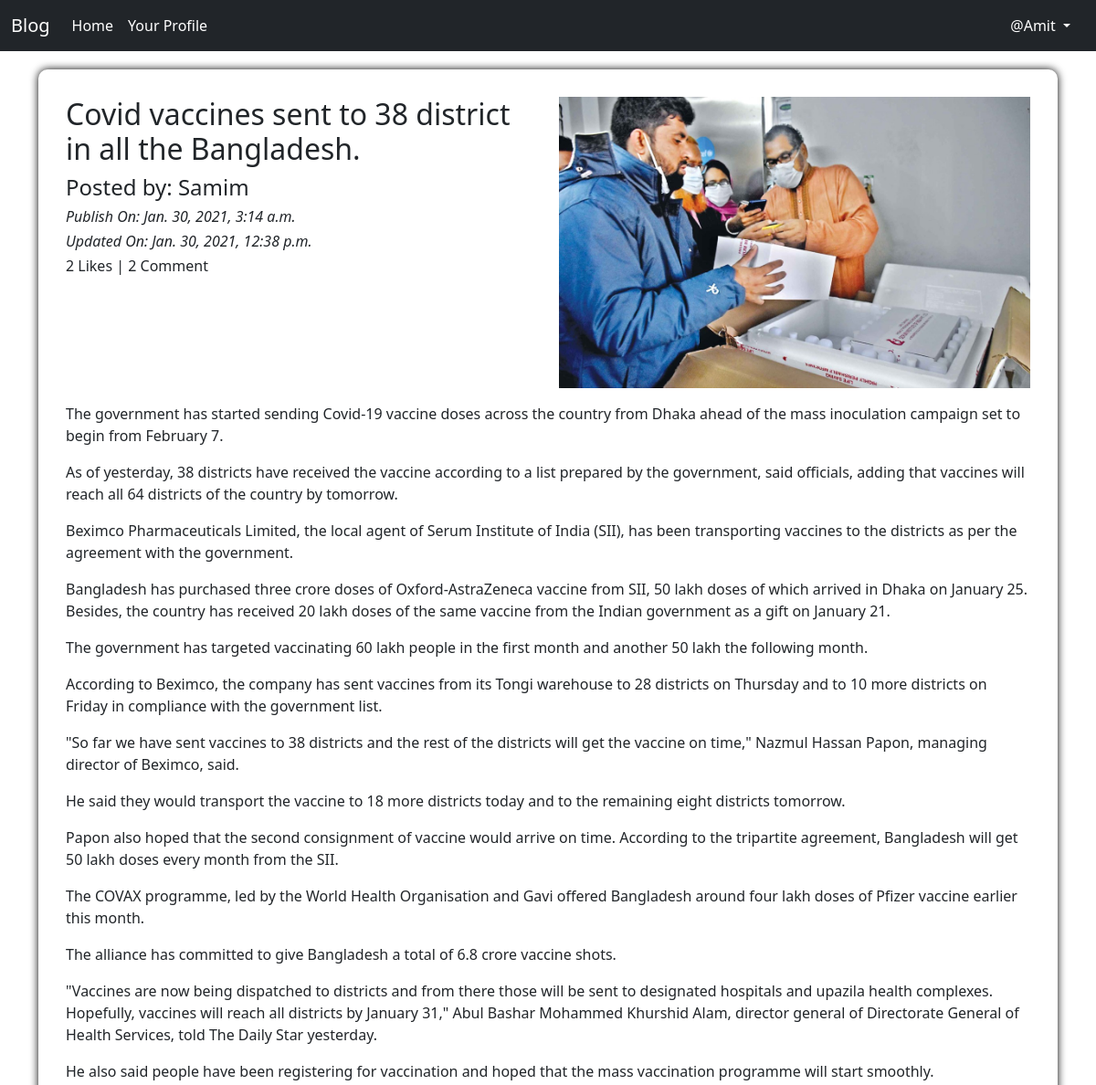
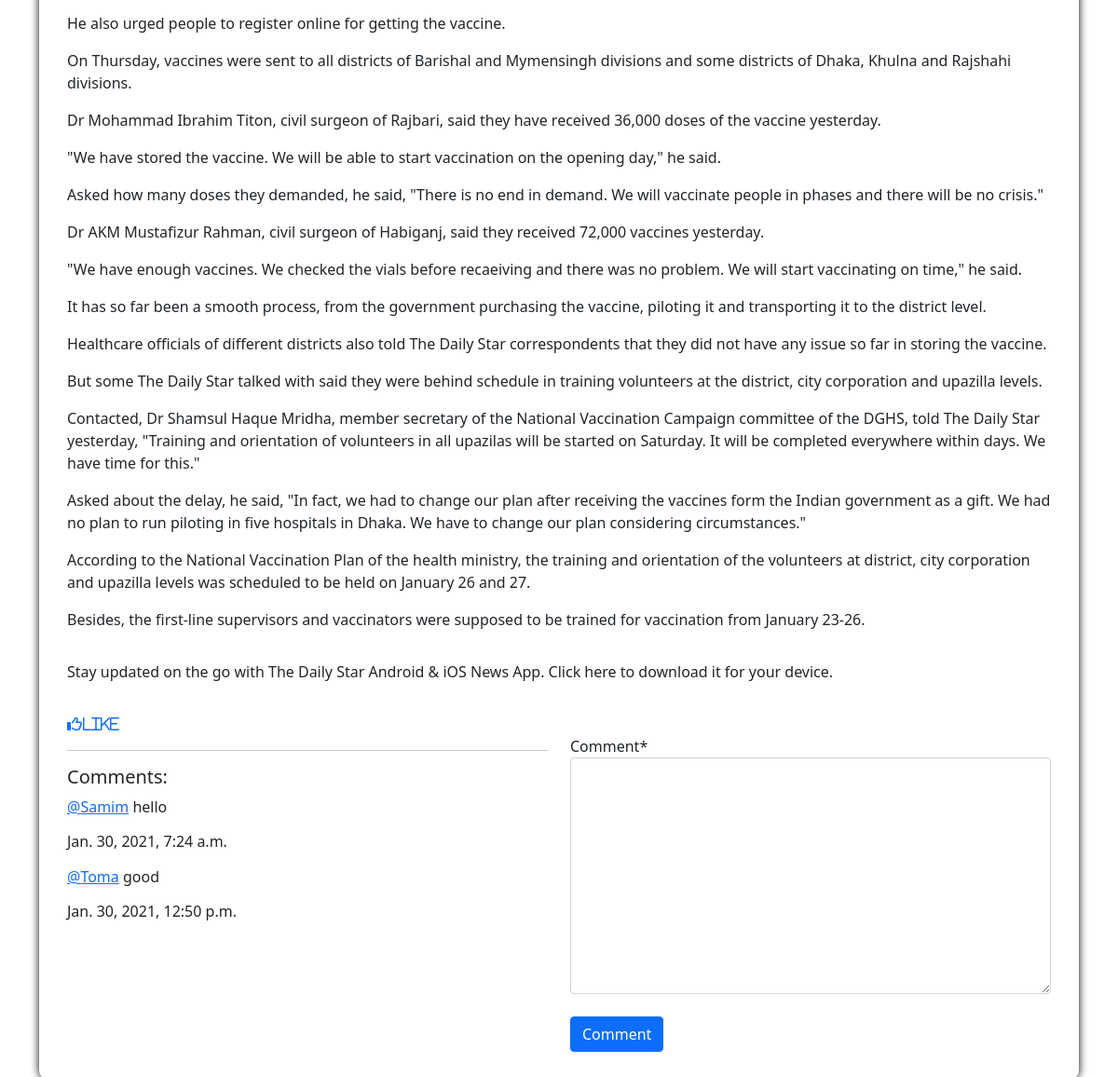
Screenshot of /blog/details/covid-vaccines-sent-to-38-district-in-all-the-bangladesh-712f6f01-0740-4342-9fb4-bf5842cb6578 (signed in) with the database file from the repository (2 pictures, top to bottom).
### App_Blog/models.py (models this page shows, shortened)
class Blog(models.Model):
    author = models.ForeignKey(User, on_delete=models.CASCADE, related_name='post_author')
    blog_title = models.CharField(max_length=200, verbose_name="put a title")
    slug = models.SlugField(max_length=265, unique=True)
    blog_content = models.TextField(verbose_name="what in your mind")
    blog_image = models.ImageField(upload_to='blog_images', verbose_name="Image")
    publish_date = models.DateTimeField(auto_now_add=True)
    update_date = models.DateTimeField(auto_now=True)
    class Meta:
        ordering = ('-publish_date',)

class Comment(models.Model):
    blog = models.ForeignKey(Blog, on_delete=models.CASCADE, related_name='blog_comment')
    user = models.ForeignKey(User, on_delete=models.CASCADE, related_name='user_comment')
    comment = models.TextField(null=True)
    comment_date = models.DateTimeField(auto_now_add=True)
    class Meta:
        ordering = ('-comment',)

### App_Blog/views.py (the view, shortened to what this page needs)
# urls.py: path('details/<slug:slug>', views.blog_details, name='blog_details'),
@login_required
def blog_details(request, slug):
    blog = Blog.objects.get(slug=slug)
    comment_form = CommentForm()
    already_liked = Likes.objects.filter(blog=blog, user=request.user)
    if already_liked:
        liked = True
    else:
        liked = False
    return render(request, 'App_Blog/blog_details.html', context={'blog':blog, 'comment_form':comment_form, 'liked':liked})

### App_Blog/forms.py
class CommentForm(forms.ModelForm):
    class Meta:
        model = Comment
        fields = ('comment',)

### templates/App_Blog/blog_details.html (shortened to what this page needs)
{% extends 'base.html' %}
{% load static %}
{% load crispy_forms_tags %}
{% block content %}
<div class="main-content">
    <div class="row">
        <div class="col-sm-6">
            <h2>{{blog.blog_title}}</h2>
            <h4>Posted by: {{blog.author}}</h4>
            <i><h6>Publish On: {{blog.publish_date}}</h6></i>
            <i><h6>Updated On: {{blog.update_date}}</h6></i>
            <h6>{{blog.liked_blog.count}} Likes | {{blog.blog_comment.count}} Comment</h6>
        </div>
        <div class="col-sm-6">
            <img src="/media/{{blog.blog_image}}" width="100%">
        </div>
        <p>
            {{blog.blog_content|linebreaks}}
        </p>
        {% if not liked %}
        <a href="{% url 'App_Blog:liked_post' pk=blog.pk %}">
            <i class="fa fa-thumbs-o-up" aria-hidden="true">Like</i>
        </a>
        {% else %}
        <a href="{% url 'App_Blog:dislike_post' pk=blog.pk %}">
            <i class="fa fa-thumbs-o-down" aria-hidden="true">Unlike</i>
        </a>
        {% endif %}
    </div>
    <div class="row">
        <div class="col-sm-6">
            <hr>
            <h5>Comments:</h5>
            {% for comment in blog.blog_comment.all %}
                <p><a href="#">@{{comment.user}}</a> {{comment.comment}}<br> <h6>{{comment.comment_date}}</h6> </p>
            {% endfor %}
        </div>
        <div class="col-sm-6">
            <form method="POST">
                {{comment_form|crispy}}
                <br>
                <button type="submit" name="submit" class="btn btn-primary">Comment</button>
            </form>
        </div>
    </div>
</div>
{% endblock %}

### templates/base.html (shortened to what this page needs)
<!doctype html>
{% load static %}
<html lang="en">
  <head>
    <link href="https://cdn.jsdelivr.net/npm/bootstrap@5.0.0-beta1/dist/css/bootstrap.min.css" rel="stylesheet">
    <link rel="stylesheet" href="{% static 'CSS/style.css' %}" type="text/css">
    <link rel="stylesheet" href="https://cdnjs.cloudflare.com/ajax/libs/font-awesome/4.7.0/css/font-awesome.min.css">
  </head>
  <body>
    <nav class="navbar navbar-expand-lg navbar-dark bg-dark">
        <div class="container-fluid">
          <a class="navbar-brand" href="#">Blog</a>
          <div class="collapse navbar-collapse" id="navbarSupportedContent">
            <ul class="navbar-nav me-auto mb-2 mb-lg-0">
              <li class="nav-item">
                <a class="nav-link active" href="{% url 'index' %}" aria-current="page" href="#">Home</a>
              </li>
              {% if user.is_authenticated %}
              <li class="nav-item">
                <a class="nav-link active" href="{% url 'App_login:profile' %}">Your Profile</a>
              </li>
              {% endif %}
            </ul>
            {% if user.is_authenticated %}
            <div class="nav-item dropdown">
                <a class="nav-link dropdown-toggle" href="#" id="navbardrop" data-toggle="dropdown">
                    @{{user.username}}
                </a>
            </div>
            {% endif %}
          </div>
        </div>
    </nav>
    <div class="container" style="padding-top: 20px;">
      {% block content %}
      {% endblock content %}
    </div>
  </body>
</html>

### static/CSS/style.css (style rules this page uses)
.main-content { background: #fff; padding: 30px; border-radius: 10px; box-shadow: 0px 0px 10px 0px #000; margin-bottom: 20px; }
#navbardrop { color: #fff; }

### rows the page displays
Blog: blog_title "Covid vaccines sent to 38 district in all the Bangladesh.", author "Samim", publish_date "Jan. 30, 2021, 3:14 a.m.", update_date "Jan. 30, 2021, 12:38 p.m.", liked_blog.count "2", blog_comment.count "2", blog_image (picture), blog_content "The government has started sending Covid-19 vaccine doses across the country from Dhaka ahead of the mass inoculation campaign set to begin from February 7. As of yesterday, 38 districts have received the vaccine according to a list prepared by the government, said officials, adding that vaccines will reach all 64 districts of the country by tomorrow. Beximco Pharmaceuticals Limited, the local agent of Serum Institute of India (SII), has been transporting vaccines to the districts as per the agreement with the government. Bangladesh has purchased three crore doses of Oxford-AstraZeneca vaccine from SII, 50 lakh doses of which arrived in Dhaka on January 25. Besides, the country has received…"
Comment: user "Samim", comment "hello", comment_date "Jan. 30, 2021, 7:24 a.m."
Comment: user "Toma", comment "good", comment_date "Jan. 30, 2021, 12:50 p.m."

### other values shown
{{ user.username }} "Amit"
